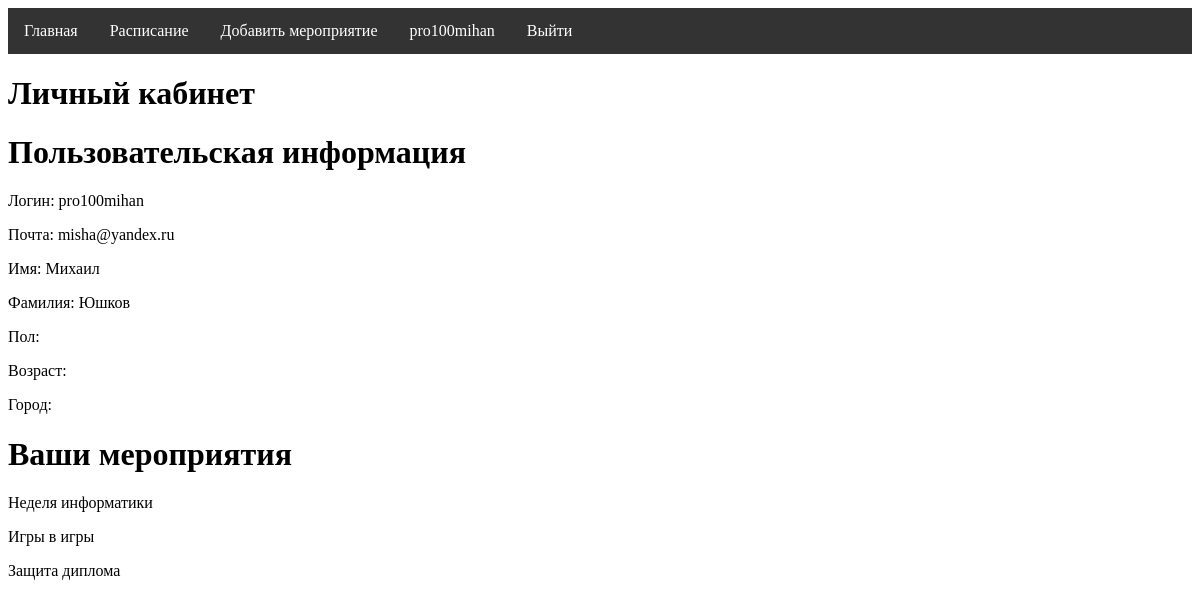
Screenshot of /profile/ (signed in) with the database file from the repository.
### event/models.py (models this page shows, shortened)
class EventUser(models.Model):
    event = models.ForeignKey('Event', on_delete=models.PROTECT, null=True)
    user_id = models.IntegerField()
    logo = models.ImageField(upload_to="logo")
    date_join = models.DateTimeField(auto_now_add=True)

class Event(models.Model):
    title = models.CharField(max_length=255, verbose_name="Название")
    description = models.TextField(blank=True, verbose_name="Описание")
    type = models.CharField(max_length=255, verbose_name="Тип", choices={
            ('Online', 'Online'),
            ('Offline', 'Offline'),
    })
    logo = models.ImageField(upload_to="logo", verbose_name="Логотип")
    date_start = models.DateField(verbose_name="Дата начала мероприятия")
    date_end = models.DateField(verbose_name="Дата окончания мероприятия")
    city = models.CharField(max_length=255, verbose_name="Город")
    is_published = models.BooleanField(default=True)
    class Meta:
        verbose_name = 'Мероприятия'
        verbose_name_plural = 'Мероприятия'

### event/views.py (the view)
# urls.py: path('profile/', ShowProfile.as_view(), name='profile'),
class ShowProfile(DataMixin, ListView):
    model = EventUser
    template_name = 'event/profile.html'
    context_object_name = 'events'
    login_url = reverse_lazy('home')
    def get_context_data(self, *, object_list=None, **kwargs):
        context = super().get_context_data(**kwargs)
        c_def = self.get_user_context(title="Личный кабинет")
        return dict(list(context.items()) + list(c_def.items()))

### event/utils.py (called while the page is built)
        def get_user_context(self, **kwargs):
                context = kwargs
                context['data'] = EventUser.objects.all()
                user_menu = menu.copy()
                if not self.request.user.is_authenticated:
                        user_menu.pop(2)
                context['menu'] = user_menu
                return context

### event/templates/event/profile.html
{% extends 'event/base.html' %}
{% block content %}
<h1> {{title}} </h1>
<h1>Пользовательская информация</h1>
 {% if request.user.is_authenticated %}
<p>Логин: {{ user.username }}</p>
<p>Почта: {{ user.email }}</p>
<p>Имя: {{ user.first_name }}</p>
<p>Фамилия: {{ user.last_name }}</p>
<p>Пол: {{ user.sex }}</p>
<p>Возраст: {{ user.age }}</p>
<p>Город: {{ user.city }}</p>
{% endif %}
<h1>Ваши мероприятия</h1>
 {%for e in events %}
{% if user.pk == e.user_id %}
<p> {{ e.event.title }} </p>
{% endif %}
{% endfor %}
{% endblock %}

### event/templates/event/base.html (shortened to what this page needs)
{% load static %}
<!DOCTYPE html>
<html lang="en">
<head>
    <link type="text/css" href="{% static 'event/css/styles.css' %}" rel="stylesheet"/>
</head>
<body>
{% block mainmenu %}
<ul id="navbar" class="navbar">
    {%for m in menu %}
<li ><a href="{% url m.url_name %}">{{m.title}}</a></li>
    {% endfor %}
    {% if request.user.is_authenticated %}
    <li> <a href="{% url 'profile' %}">{{ user.username }} </a><a href="{% url 'logout' %}">Выйти</a></li>
    {% else %}
    <li><a href="{% url 'register' %}">Регистрация</a> <a href="{% url 'login' %}">Войти</a></li>
    {% endif %}
</ul>
{% endblock mainmenu %}
{% block content %}
{% endblock %}
</body>
</html>

### event/static/event/css/styles.css (style rules this page uses)
ul.navbar { list-style: none; margin: 0; padding: 0; overflow: hidden; background-color: #333; }
ul.navbar li a { float: left; display: block; color: white; text-align: center; padding: 14px 16px; text-decoration: none; }

### rows the page displays
EventUser: event "Неделя информатики"
EventUser: event "Игры в игры"
EventUser: event "Защита диплома"

### other values shown
{{ m.title }} "Главная" "Расписание" "Добавить мероприятие"
{{ user.username }} "pro100mihan"
{{ title }} "Личный кабинет"
{{ user.email }} "misha@yandex.ru"
{{ user.first_name }} "Михаил"
{{ user.last_name }} "Юшков"
